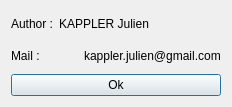
<?xml version="1.0" encoding="UTF-8"?>
<ui version="4.0">
 <class>DialogAbout</class>
 <widget class="QDialog" name="DialogAbout">
  <property name="geometry">
   <rect>
    <x>0</x>
    <y>0</y>
    <width>232</width>
    <height>107</height>
   </rect>
  </property>
  <property name="windowTitle">
   <string>Dialog</string>
  </property>
  <property name="windowIcon">
   <iconset>
    <normaloff>../logo.png</normaloff>../logo.png</iconset>
  </property>
  <layout class="QVBoxLayout" name="verticalLayout">
   <item>
    <layout class="QHBoxLayout" name="horizontalLayout">
     <item>
      <widget class="QLabel" name="label">
       <property name="text">
        <string>Author :</string>
       </property>
      </widget>
     </item>
     <item>
      <widget class="QLabel" name="label_2">
       <property name="text">
        <string>KAPPLER Julien</string>
       </property>
      </widget>
     </item>
     <item>
      <spacer name="horizontalSpacer">
       <property name="orientation">
        <enum>Qt::Horizontal</enum>
       </property>
       <property name="sizeHint" stdset="0">
        <size>
         <width>40</width>
         <height>20</height>
        </size>
       </property>
      </spacer>
     </item>
    </layout>
   </item>
   <item>
    <layout class="QHBoxLayout" name="horizontalLayout_2">
     <item>
      <widget class="QLabel" name="label_3">
       <property name="text">
        <string>Mail :</string>
       </property>
      </widget>
     </item>
     <item>
      <widget class="QLabel" name="label_4">
       <property name="text">
        <string>kappler.julien@gmail.com</string>
       </property>
      </widget>
     </item>
    </layout>
   </item>
   <item>
    <widget class="QPushButton" name="pushButtonQuitter">
     <property name="text">
      <string>Ok</string>
     </property>
    </widget>
   </item>
  </layout>
 </widget>
 <resources/>
 <connections/>
</ui>
